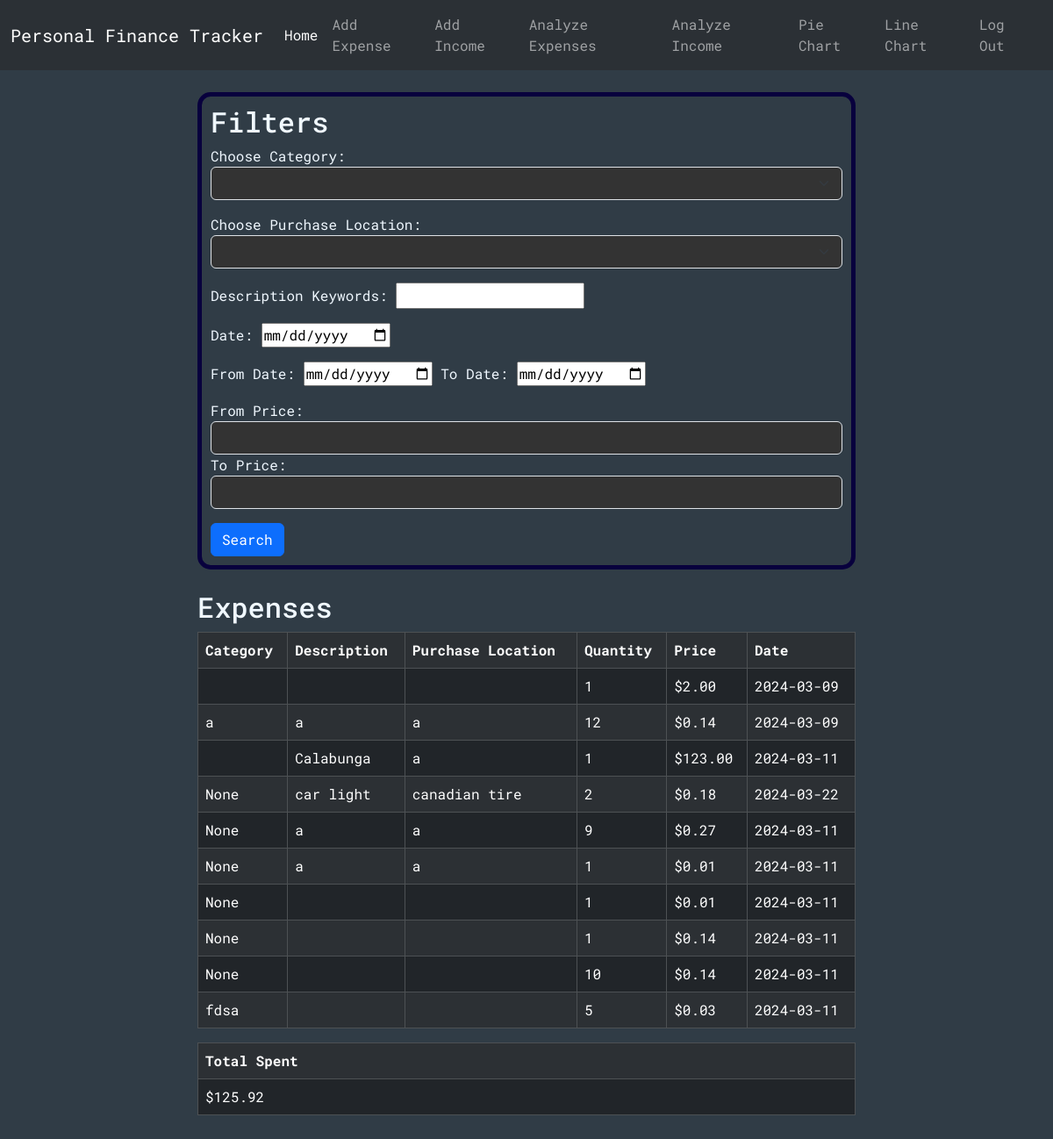
The page /analyzeExpenses (signed in) on the database as committed earlier.
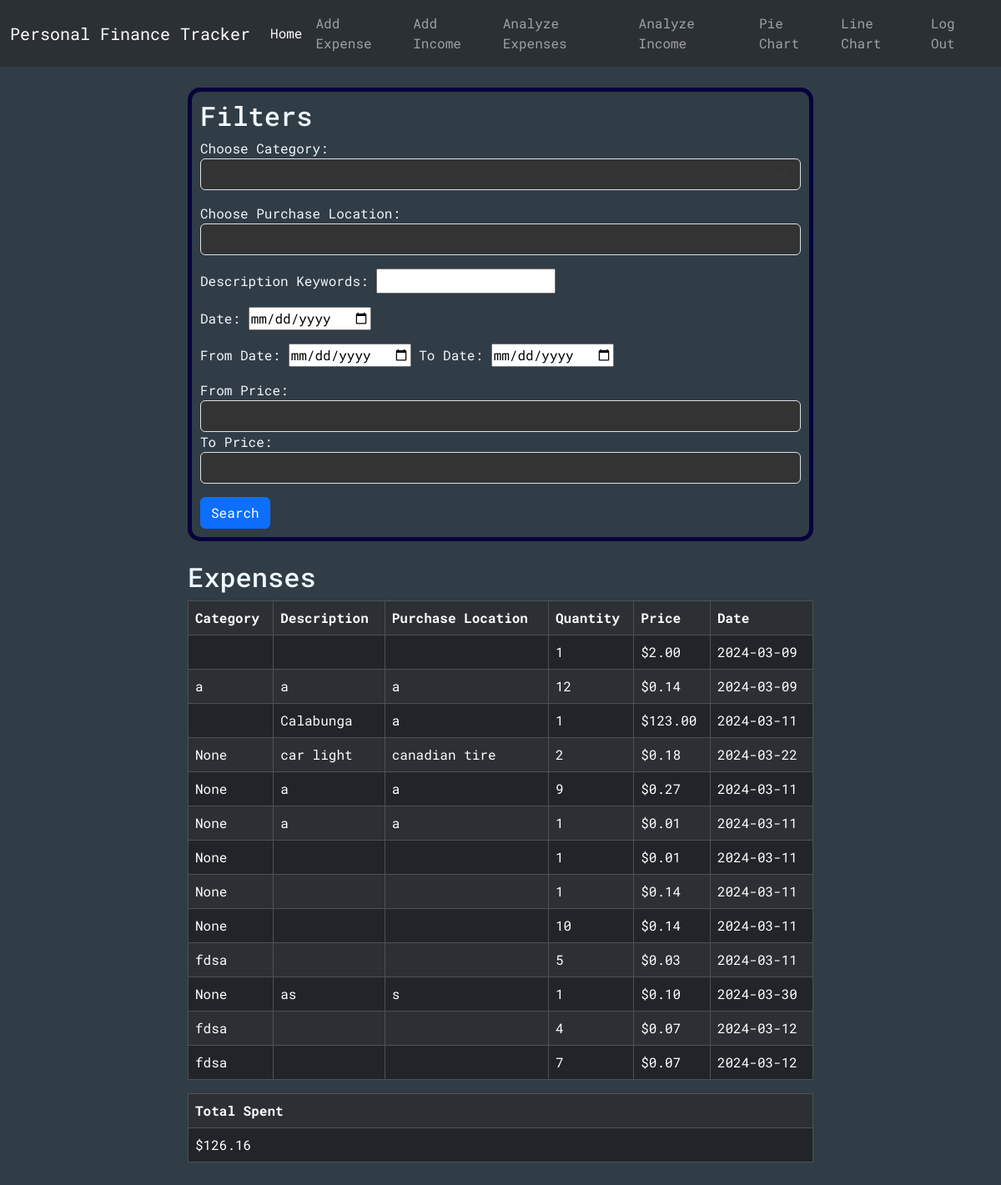
The same page on the database as committed later.
### tables this page shows
CREATE TABLE expenses (id INTEGER PRIMARY KEY, user_id INTEGER NOT NULL, category TEXT, description TEXT, purchaseLocation TEXT, quantity INTEGER NOT NULL, price NUMERIC NOT NULL, date TEXT NOT NULL, color TEXT, FOREIGN KEY (user_id) REFERENCES users(id));

### app.py (the view)
@app.route("/analyzeExpenses", methods=["GET", "POST"])
@login_required
def analyzeExpenses():
    conn = get_db_connection()
    categories = conn.execute("SELECT DISTINCT category FROM expenses WHERE user_id = ?", (session["user_id"],)).fetchall()
    purchaseLocations = conn.execute("SELECT DISTINCT purchaseLocation FROM expenses WHERE user_id = ?", (session["user_id"],)).fetchall()
    categoryFilter = None
    purchaseLocationFilter = None
    keywordsFilter = None
    dateFilter = None
    fromDateFilter =None
    toDateFilter = None
    fromPriceFilter = None
    toPriceFilter = None
    exps = conn.execute("SELECT * FROM expenses WHERE user_id = ?", (session["user_id"],)).fetchall()
    total = conn.execute("SELECT SUM(price) AS sum FROM expenses WHERE user_id = ?", (session["user_id"],)).fetchall()[0]["sum"]
    if request.method == "POST":
        categoryFilter = request.form.get("category")
        purchaseLocationFilter = request.form.get("purchaseLocation")
        keywordsFilter = request.form.get("keywords")
        dateFilter = request.form.get("date")
        fromDateFilter = request.form.get("fromDate")
        toDateFilter = request.form.get("toDate")
        fromPriceFilter = request.form.get("fromPrice")
        toPriceFilter = request.form.get("toPrice")
        if dateFilter and (fromDateFilter or toDateFilter):
            flash("Cannot do from-to date at the same time as a specific date")
        if (fromPriceFilter and toPriceFilter) and float(fromPriceFilter) > float(toPriceFilter):
            flash("From-price must be smaller than to-price")
        if fromDateFilter:
            fD = date.fromisoformat(fromDateFilter)
        if toDateFilter:
            tD = date.fromisoformat(toDateFilter)
        if  fromDateFilter and toDateFilter and (not dateIsLessThan(fD, tD)):
            flash("From-date must be less than to-date")
        floatedFromPriceFilter = 0
        if fromPriceFilter:
            floatedFromPriceFilter = float(fromPriceFilter)
        floatedToPriceFilter = 0
        if toPriceFilter:
            floatedToPriceFilter = float(toPriceFilter)
        exps = conn.execute("SELECT * FROM expenses WHERE"\
                            " user_id = ?"\
                            " AND CASE WHEN ? != '' THEN category = ? ELSE 1 END"\
                            " AND CASE WHEN ? != '' THEN purchaseLocation = ? ELSE 1 END"\
                            " AND CASE WHEN ? != '' THEN description LIKE ? ELSE 1 END"\
                            " AND CASE WHEN ? != '' THEN date = ? ELSE 1 END"\
                             " AND CASE WHEN ? != '' AND ? != '' THEN date BETWEEN ? AND ? "\
                                " WHEN ? != '' AND ? == '' THEN date BETWEEN ? AND '9999-00-00'"\
                                " WHEN ? != '' AND ? == '' THEN date BETWEEN 0000-00-00  AND ?"\
                                " ELSE 1 END"\
                            " AND CASE WHEN ? != '' AND ? != '' THEN price BETWEEN ? AND ? "\
                                " WHEN ? != '' AND ? == '' THEN price BETWEEN ? AND 99999999"\
                                " WHEN ? != '' AND ? == '' THEN price BETWEEN 0 AND ?"\
                                " ELSE 1 END"
                            , (session["user_id"], categoryFilter, categoryFilter, purchaseLocationFilter, purchaseLocationFilter, keywordsFilter, f'%{keywordsFilter}%', dateFilter, dateFilter, fromDateFilter, toDateFilter, fromDateFilter, toDateFilter, fromDateFilter, toDateFilter, fromDateFilter, toDateFilter, fromDateFilter, toDateFilter , fromPriceFilter, toPriceFilter, floatedFromPriceFilter, floatedToPriceFilter, fromPriceFilter, toPriceFilter, floatedFromPriceFilter, fromPriceFilter, toPriceFilter, floatedToPriceFilter)).fetchall()
        total = conn.execute("SELECT SUM(price) AS sum FROM expenses WHERE"\
                            " user_id = ?"\
                            " AND CASE WHEN ? != '' THEN category = ? ELSE 1 END"\
                            " AND CASE WHEN ? != '' THEN purchaseLocation = ? ELSE 1 END"\
                            " AND CASE WHEN ? != '' THEN description LIKE ? ELSE 1 END"\
                            " AND CASE WHEN ? != '' THEN date = ? ELSE 1 END"\
                            " AND CASE WHEN ? != '' AND ? != '' THEN date BETWEEN ? AND ? "\
                                " WHEN ? != '' AND ? == '' THEN date BETWEEN ? AND '9999-00-00'"\
                                " WHEN ? != '' AND ? == '' THEN date BETWEEN 0000-00-00  AND ?"\
                                " ELSE 1 END"\
                            " AND CASE WHEN ? != '' AND ? != '' THEN price BETWEEN ? AND ? "\
                                " WHEN ? != '' AND ? == '' THEN price BETWEEN ? AND 99999999"\
                                " WHEN ? != '' AND ? == '' THEN price BETWEEN 0 AND ?"\
                                " ELSE 1 END"
                            , (session["user_id"], categoryFilter, categoryFilter, purchaseLocationFilter, purchaseLocationFilter, keywordsFilter, f'%{keywordsFilter}%', dateFilter, dateFilter, fromDateFilter, toDateFilter, fromDateFilter, toDateFilter, fromDateFilter, toDateFilter, fromDateFilter, toDateFilter, fromDateFilter, toDateFilter, fromPriceFilter, toPriceFilter, floatedFromPriceFilter, floatedToPriceFilter, fromPriceFilter, toPriceFilter, floatedFromPriceFilter, fromPriceFilter, toPriceFilter, floatedToPriceFilter)).fetchall()[0]["sum"]
    elif request.method == "GET":
        categoryFilter = categoryFilter if categoryFilter is not None else ""
        purchaseLocationFilter = purchaseLocationFilter if purchaseLocationFilter is not None else ""
        keywordsFilter = keywordsFilter if keywordsFilter is not None else ""
        dateFilter = dateFilter if dateFilter is not None else ""
        fromDateFilter = fromDateFilter if fromDateFilter is not None else ""
        toDateFilter = toDateFilter if toDateFilter is not None else ""
        fromPriceFilter = fromPriceFilter if fromPriceFilter is not None else ""
        toPriceFilter = toPriceFilter if toPriceFilter is not None else ""
    return render_template("analyzeExpenses.html", categories=categories,purchaseLocations=purchaseLocations,expenses=exps,total=total,categoryFilter=categoryFilter,purchaseLocationFilter=purchaseLocationFilter,keywordsFilter=keywordsFilter,dateFilter=dateFilter,fromDateFilter=fromDateFilter,toDateFilter=toDateFilter,    fromPriceFilter=fromPriceFilter, toPriceFilter=toPriceFilter)

### helpers.py (called while the page is built)
def login_required(f):
    @wraps(f)
    def decorated_function(*args, **kwargs):
        if session.get("user_id") is None:
            return redirect("/login")
        return f(*args, **kwargs)
    return decorated_function

def get_db_connection():
    conn = sqlite3.connect('database.db')
    conn.row_factory = sqlite3.Row
    return conn

### templates/analyzeExpenses.html (shortened to what this page needs)
{% extends "layout.html" %}
{% block body %}
<div class="cont center-horizontal">
  <div class="formBox">
    <h2>Filters</h2>
    <form action="/analyzeExpenses" method="post">
      <div class="mb-3">
        <label for="category">Choose Category:</label>
        <select name="category" id="category" class="form-select">
          {% for category in categories %}
          <option value="{{category['category']}}" {% if category['category'] == categoryFilter %}selected{% endif %}>
          </option>
          {% endfor %}
        </select>
      </div>
      <div class="mb-3">
        <label for="purchaseLocation">Choose Purchase Location:</label>
        <select
          name="purchaseLocation"
          id="purchaseLocation"
          class="form-select"
        >
          {% for purchaseLocation in purchaseLocations %}
          <option value="{{purchaseLocation['purchaseLocation']}}" {% if purchaseLocation['purchaseLocation'] == purchaseLocationFilter %}selected{% endif %}>
          </option>
          {% endfor %}
        </select>
      </div>
      <div class="mb-3">
        <label for="keywords">Description Keywords:</label>
        <input
          type="text"
          name="keywords"
          id="keywords"
          value="{{keywordsFilter}}"
        />
      </div>
      <div class="mb-3">
        <label for="date">Date:</label>
        <input type="date" name="date" id="date" value="{{dateFilter}}" />
      </div>
      <div class="mb-3">
        <label for="fromDate">From Date:</label>
        <input
          type="date"
          name="fromDate"
          id="fromDate"
          value="{{fromDateFilter}}"
        />
        <label for="toDate">To Date:</label>
        <input type="date" name="toDate" id="toDate" value="{{toDateFilter}}" />
      </div>
      <div class="mb-3">
        <label for="fromPrice">From Price:</label>
        <input
          type="number"
          step="0.01"
          min="0"
          class="form-control"
          name="fromPrice"
          id="fromPrice"
          value="{{fromPriceFilter}}"
        />
        <label for="toPrice">To Price:</label>
        <input
          type="number"
          step="0.01"
          min="0"
          class="form-control"
          name="toPrice"
          id="toPrice"
          value="{{toPriceFilter}}"
        />
      </div>
      <button type="submit" class="btn btn-primary">Search</button>
    </form>
  </div>
  <br />
  {% if expenses -%}
  <div>
    <div>
      <h2>Expenses</h2>
      <div class="table-responsive">
        <table
          class="table table-dark table-striped table-bordered table-hover"
        >
          <tr>
            <th scope="col">Category</th>
            <th scope="col">Description</th>
            <th scope="col">Purchase Location</th>
            <th scope="col">Quantity</th>
            <th scope="col">Price</th>
            <th scope="col">Date</th>
          </tr>
          {% for expense in expenses %}
          <tr>
            <td>{{ expense["category"] }}</td>
            <td>{{ expense["description"] }}</td>
            <td>{{ expense["purchaseLocation"] }}</td>
            <td>{{ expense["quantity"] }}</td>
            <td>{{ "$%.2f"| format(expense["price"] )}}</td>
            <td>{{ expense["date"] }}</td>
          </tr>
          {% endfor %}
        </table>
      </div>
      <table class="table table-dark table-striped table-bordered table-hover">
        <tr>
          <th scope="col">Total Spent</th>
        </tr>
        <tr>
          <td>{{"$%.2f"| format(total)}}</td>
        </tr>
      </table>
    </div>
    {% endif %}
  </div>
</div>
{% endblock %}

Rows that differ between the two databases and show on the page:
added expenses: category "None", description "as", purchaseLocation "s", quantity "1", price "$0.10", date "2024-03-30"
added expenses: category "fdsa", quantity "4", price "$0.07", date "2024-03-12"
added expenses: category "fdsa", quantity "7", price "$0.07", date "2024-03-12"
Other text that changed with them:
{{ "$%.2f"| format(total) }}: "$125.92" → "$126.16"
